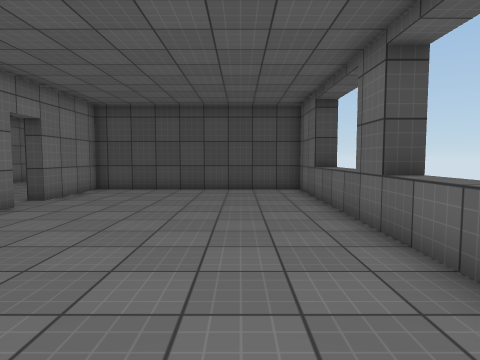
View 1 (above)

24 first-person views from a walk through a 3-D level made in the Unity game engine. The camera is 1.3 m above the floor, tilts 4° down and sees 75° across. The floor is counted in squares, 1 m on a side. Each view is taken from the middle of a square. On the plan, view 1 faces up. The plan holds only what a view shows up to about 14 squares ahead; the rest is blank. The place goes on beyond the plan. The player character is not drawn. Surface patterns are stand-ins for the level's own textures.

View 2
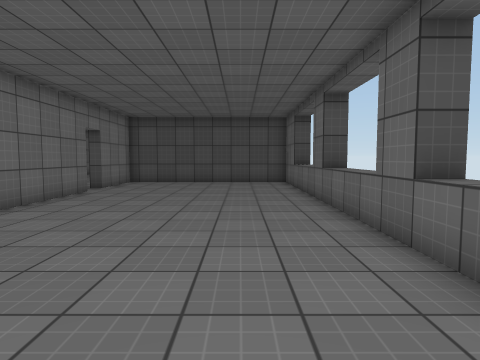

View 3
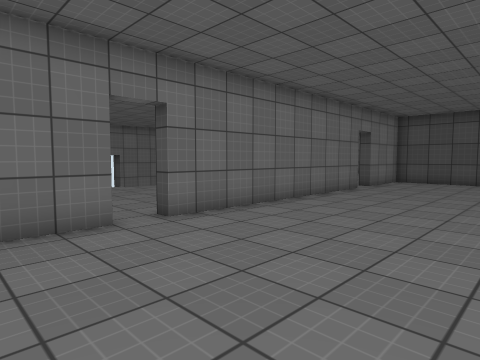

View 4
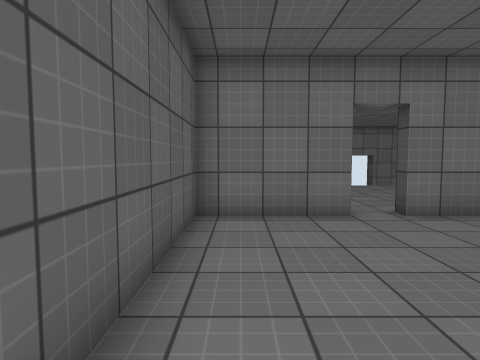

View 5
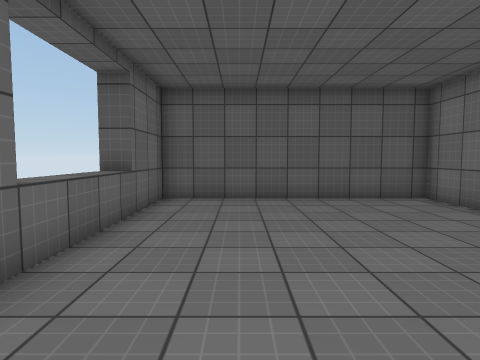

View 6
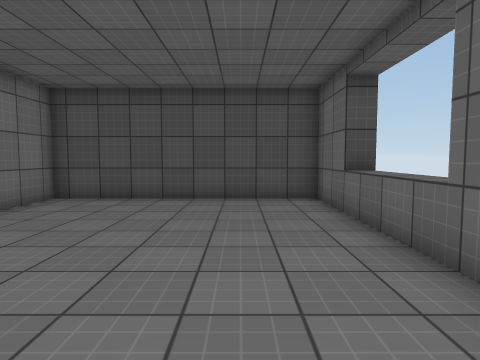

View 7
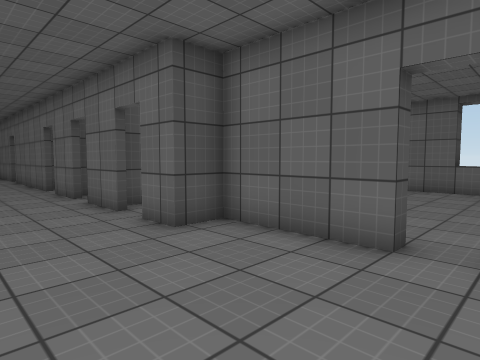

View 8
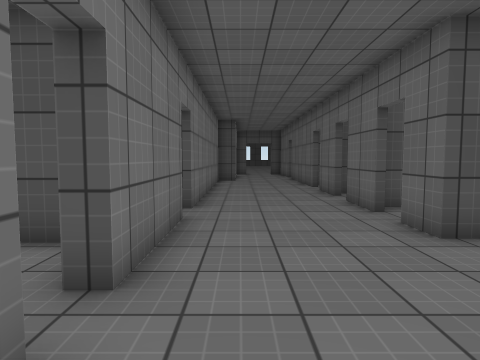

View 9
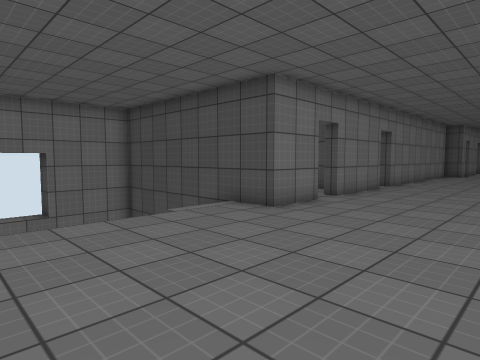

View 10
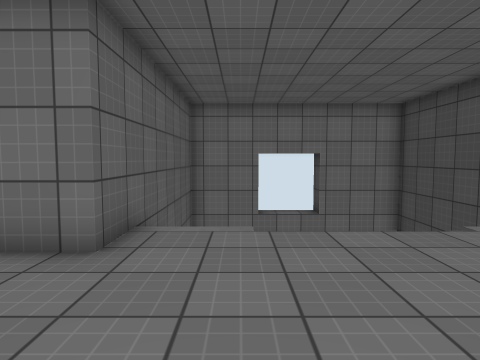

View 11
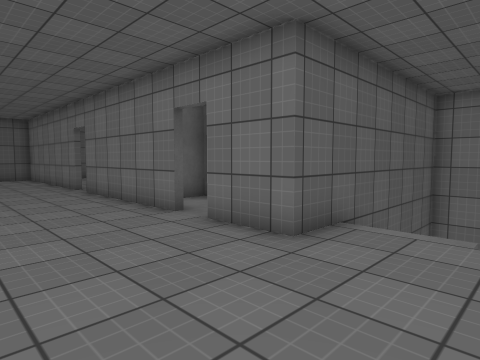

View 12
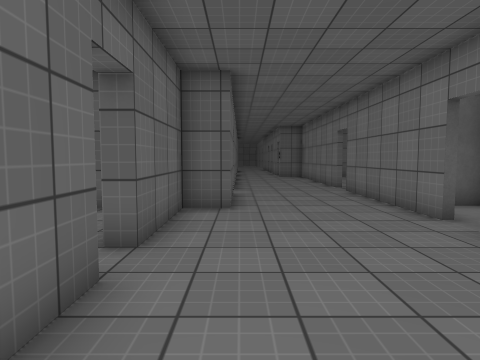

View 13
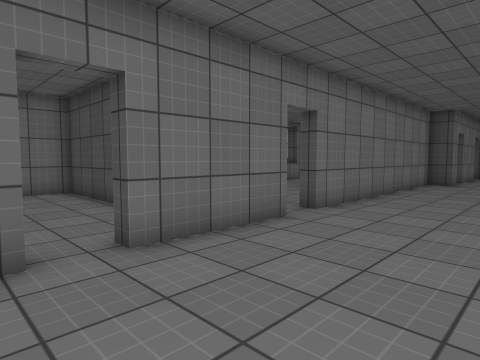

View 14
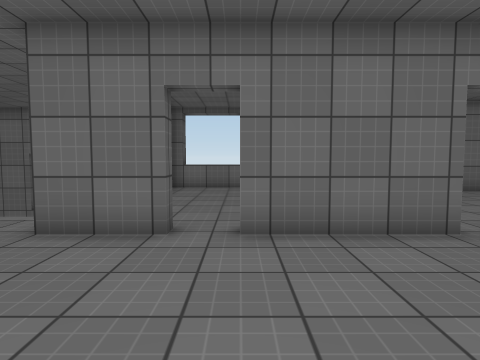

View 15
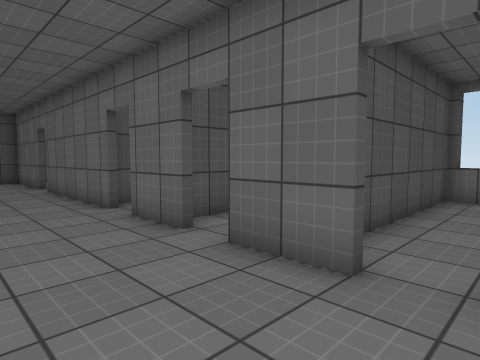

View 16
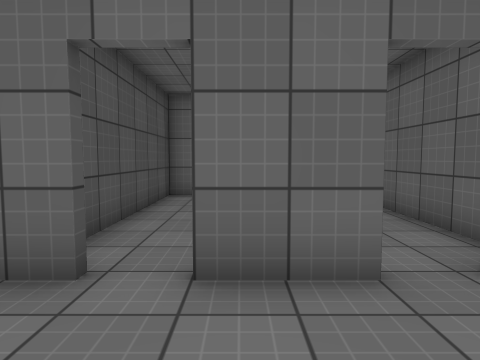

View 17
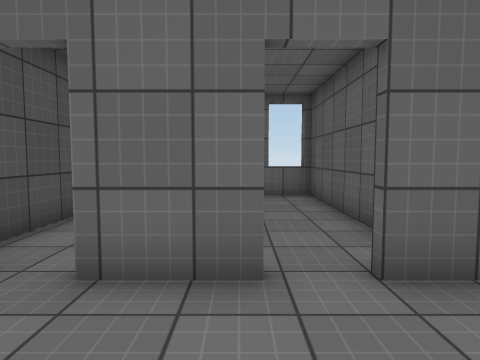

View 18
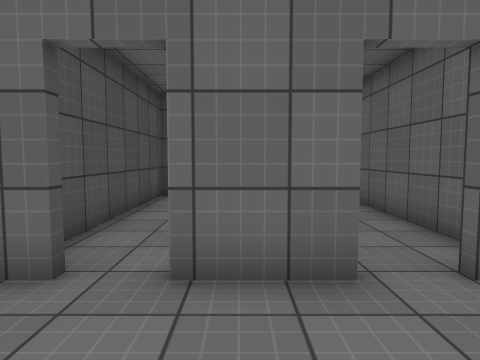

View 19
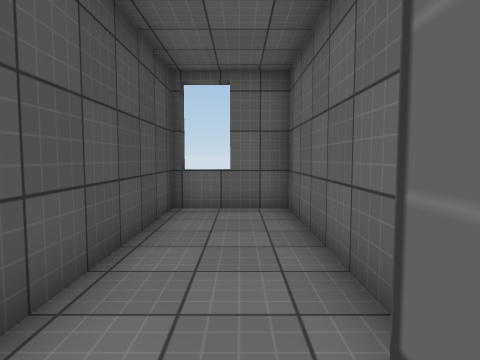

View 20
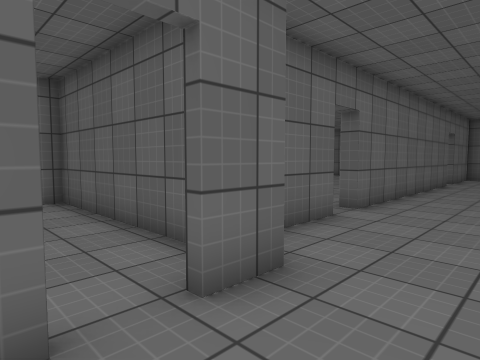

View 21
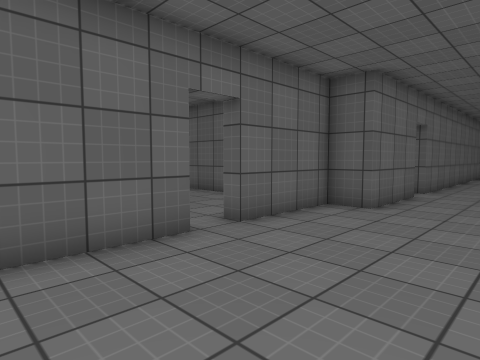

View 22
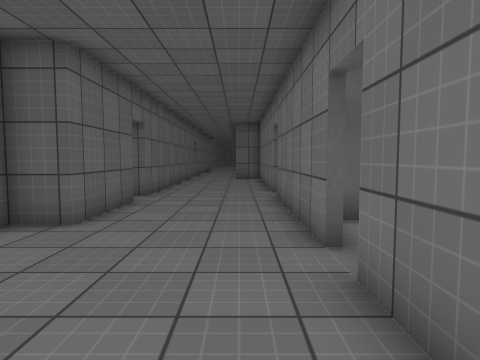

View 23
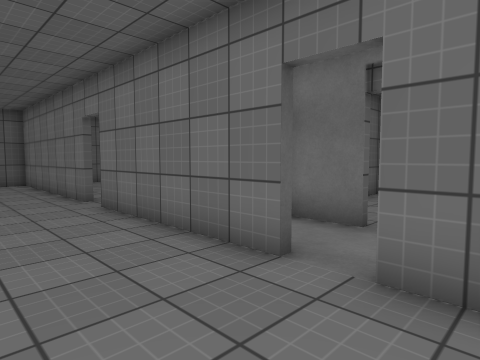

View 24
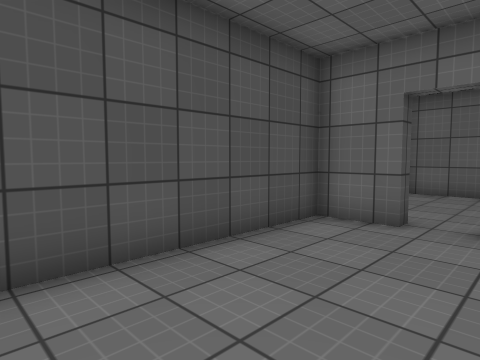

### Floor plan
Key: @ floor where view 1 was taken; # wall or solid block; . floor; / step, stairs or slope; ^ raised ledge.
Columns run from 22 left of view 1 to 3 right of it. Each row starts with its distance up from view 1.
 26             ..#
 25           #...#
 24           #...#
 23           #...##########
 22           #...........^
 21           #...........#
 20           #...#########
 19      ...  #...#.......#
 18      .... #...........^
 17       ....#...#.......^
 16         ......########^
 15          .............^
 14           #...#.......#
 13  ##########...############
 12  #........#.....#........#
 11  ^..............#........#
 10  ^..............#........^
  9  ^......  #..............^
  8  ##########.....#........^
  7  #      /.......#........^
  6  #      /.......#........#
  5  #      /.......#........^
  4 #^       .......#........^
  3 ^^       .......#........^
  2 #^       .......#........^
  1  #      /.......#........#
  0  #      /.......#.....@..^
 -1  ##########.....#........^
 -2           #..............^
 -3          .#.....#........^
 -4        .........#........#
 -5     ...#..#.....#........#
 -6   ...  #..#....###########
 -7  ##    ####....#
 -8           #....#
 -9           #....#
-10           #....
-11           .....#
-12          .#....#
-13          .#....#
-14          .#....#

Positions as (right, up) in squares from view 1, and headings:
1: (0, 0), facing up
2: (0, -4), facing up
3: (0, -5), facing up-left
4: (1, -5), facing left
5: (0, 4), facing down
6: (0, 3), facing up
7: (-11, 8), facing up-right
8: (-11, 8), facing up
9: (-7, 1), facing up-left
10: (-8, 1), facing left
11: (-8, 2), facing down-left
12: (-8, 2), facing down
13: (-8, 9), facing up-left
14: (-7, 11), facing left
15: (-11, 14), facing up-right
16: (-11, 17), facing right
17: (-11, 19), facing right
18: (-11, 20), facing right
19: (-8, 21), facing right
20: (-10, 16), facing down-right
21: (-11, 2), facing down-right
22: (-11, 0), facing down
23: (-9, -2), facing down-left
24: (-19, 9), facing up-right
